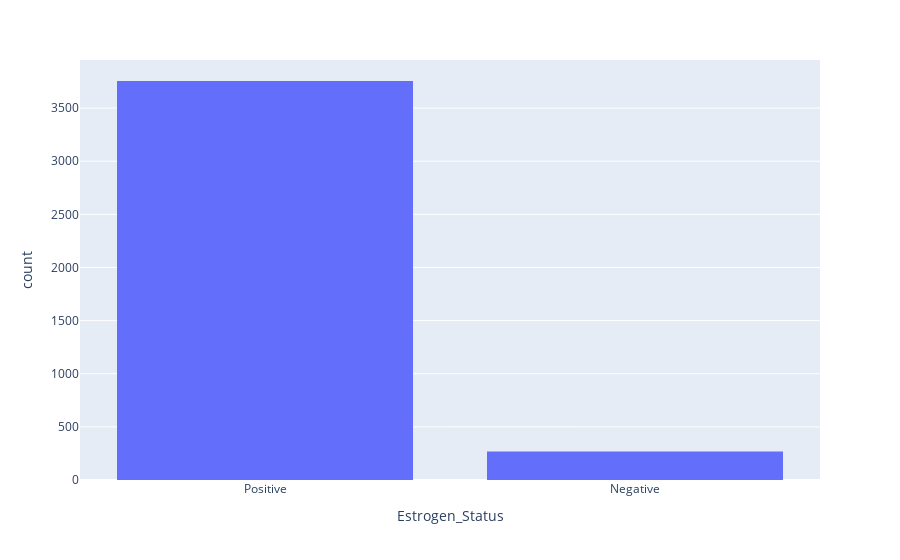

Write notebook code for a chart like this one.
### Code cell
Estrogen_Status = px.histogram(df, x="Estrogen_Status")
Estrogen_Status.show()

### Figure 1 — Plotly figure (JSON) as saved in the notebook; plotly's stock layout.template omitted (floating-point values rounded to 4 significant figures; data arrays with more than 128 entries replaced by an {"elided": "..."} marker saying what was removed)
{"data": [{"bingroup": "x", "hovertemplate": "Estrogen_Status=%{x}<br>count=%{y}<extra></extra>", "legendgroup": "", "marker": {"color": "#636efa", "pattern": {"shape": ""}}, "name": "", "orientation": "v", "showlegend": false, "type": "histogram", "x": {"elided": "4024 str values"}, "xaxis": "x", "yaxis": "y"}], "layout": {"barmode": "relative", "legend": {"tracegroupgap": 0}, "margin": {"t": 60}, "xaxis": {"anchor": "y", "domain": [0, 1], "title": {"text": "Estrogen_Status"}}, "yaxis": {"anchor": "x", "domain": [0, 1], "title": {"text": "count"}}}}
